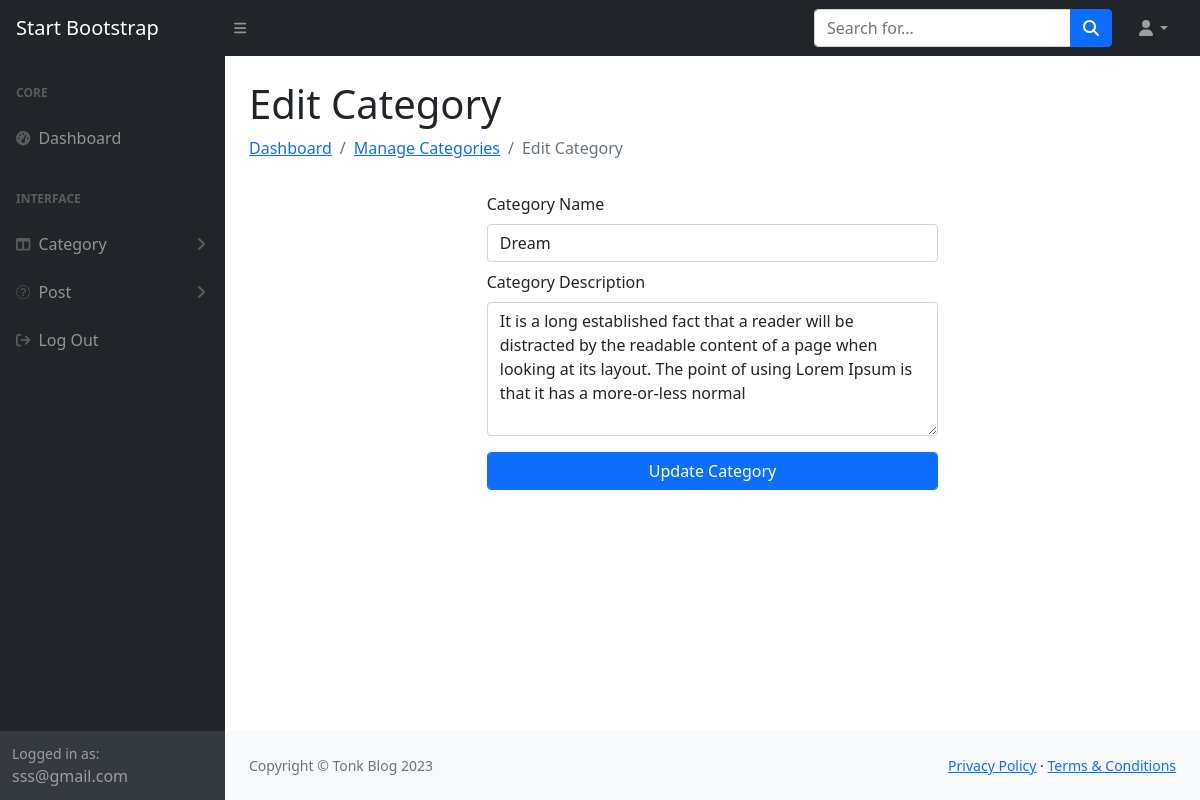
The app's page /blog/admin/edit_category.php?cid=15 (signed in) with its own data.
### tables this page shows
CREATE TABLE `tbl_categories` (
  `id` int(10) NOT NULL,
  `cate_name` varchar(40) NOT NULL,
  `cate_description` varchar(200) NOT NULL,
  `cate_img` varchar(255) NOT NULL
);

### blog/admin/edit_category.php (called while the page is built, shortened)
<?php
        require("master_tamplate.php")
?>

### blog/admin/config/Config.php (called while the page is built, shortened)
<?php
        class Config {
            public function __construct() {
                $this->con = new Mysqli("localhost", "root", "", "tonk");
            }
        }
?>

### blog/admin/classes/Categories.php (called while the page is built, shortened)
<?php
        class Categories extends Config {
            public function edit_category($cid) {
                return $this->con->query("SELECT * FROM `tbl_categories` WHERE `id` = '$cid'");
            }
        }
?>

### blog/admin/views/edit_cate_cont.php (the view, shortened to what this page needs)
<?php
        $title = "Edit Category";
?>
<h1 class="mt-4"><?= $title;?></h1>
<ol class="breadcrumb mb-4">
    <li class="breadcrumb-item"><a href="dashboard.php">Dashboard</a></li>
    <li class="breadcrumb-item"><a href="manage_categories.php">Manage Categories</a></li>
    <li class="breadcrumb-item active"><?= $title;?></li>
</ol>
<?php
        include_once("classes/Categories.php");
        $cat = new Categories();
        $editCate = $cat->edit_category($_GET['cid']);
        $editItem = mysqli_fetch_assoc($editCate);
?>
<div class="row">
    <div class="col-lg-6 offset-lg-3" >
        <div class="cate_form">
            <form action="" method="POST" enctype="multipart/form-data">
                <div class="form-group mt-2">
                    <label for="Category">Category Name</label>
                    <input type="text" id="cat_name" name="cat_name" placeholder="Enter Category Name" value="<?= $editItem['cate_name'];?>" class="form-control mt-2" required>
                </div>
                <div class="form-group mt-2">
                    <label for="Category">Category Description</label>
                    <textarea id="cat_des" name="cat_des" rows="5" placeholder="Enter Category Description" class="form-control mt-2" required><?= $editItem['cate_description'];?></textarea>
                </div>
                <div class="form-group mt-2">
                    <input type="submit" name="update_category" value="Update Category" class="form-control mt-2 btn btn-primary">
                </div>
            </form>
        </div>
    </div>
</div>

### records on screen
tbl_categories: cat_name "Dream", cat_des "It is a long established fact that a reader will be distracted by the readable content of a page when looking at its layout. The point of using Lorem Ipsum is that it has a more-or-less normal"

### other values on screen
$email "sss@gmail.com"
$title "Edit Category"
